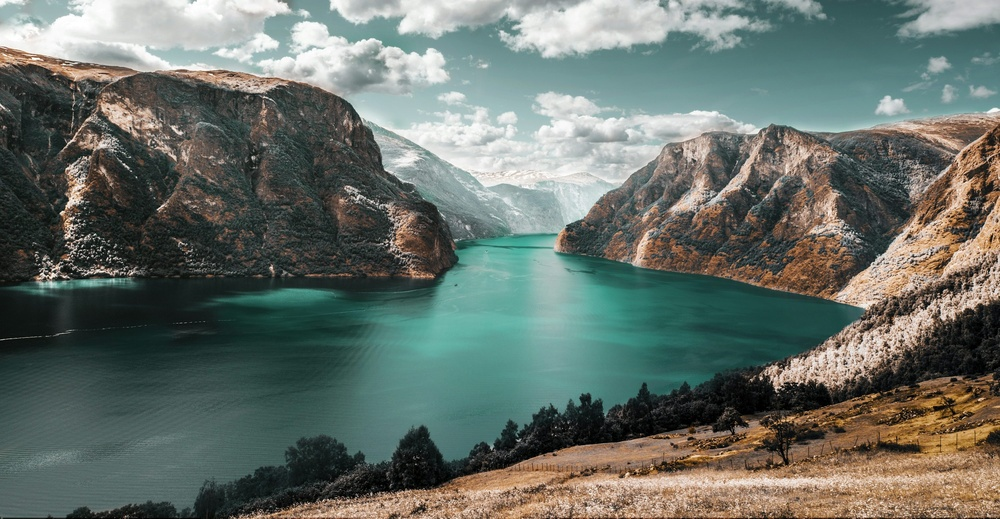
#> input picture Bit Slicing/scene.jpeg, 1000 x 519 px, shrunk from 3000 x 1556 before the run, found by its file name
$ jupyter execute bit_Slicing.ipynb
#> lines starting #> are read from the running program, lines starting #| are printed output that depends on the picture; after the words box and inside, x2 and y2 are one past the last pixel; in counts of white or black regions, pixels touching at a corner belong together
[cell 1]
import cv2
import numpy as np
import matplotlib.pyplot as plt

# Load the image in grayscale
img = cv2.imread('/content/scene.jpeg', cv2.IMREAD_GRAYSCALE)
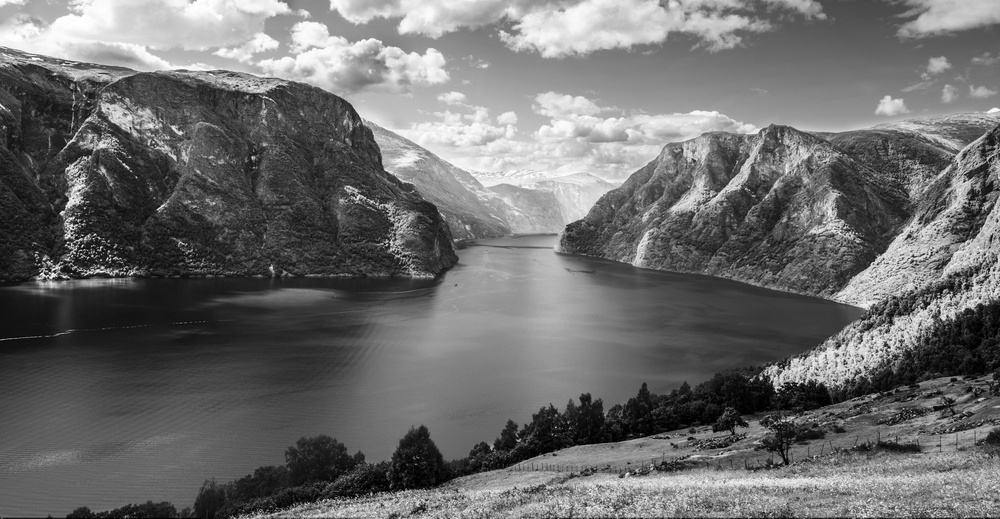
#> img: shape (519, 1000); min 0, max 255, mean 108.8

# Verify if the image was loaded properly
if img is None:
    print("Failed to load the image.")
else:
    print("Image loaded successfully.")

# Create a list to hold the bit planes
bit_planes = []

# Extract and store each of the 8 bit planes
for bit in range(8):
    # Create an array for the bit plane
    bit_plane = np.zeros_like(img)

    # Isolate the bit plane using bitwise operations
    bit_plane = cv2.bitwise_and(img, 1 << bit)

    # Convert non-zero elements to 255 for visualization
    bit_plane = np.where(bit_plane > 0, 255, 0).astype(np.uint8)

    # Append the bit plane to the list
    bit_planes.append(bit_plane)
#> this loop made 8 passes
#> pass 1, `bit_plane = cv2.bitwise_and(img, 1 << bit)`:
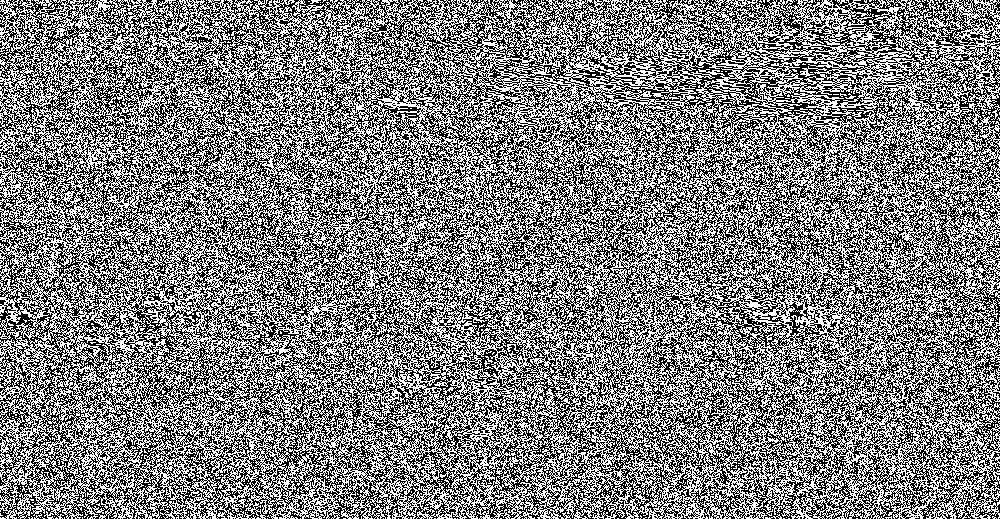
#> bit_plane: shape (519, 1000); values 0 (black) and 1 (white), 49.9% white in thin lines or dots
#> pass 2, `bit_plane = cv2.bitwise_and(img, 1 << bit)`:
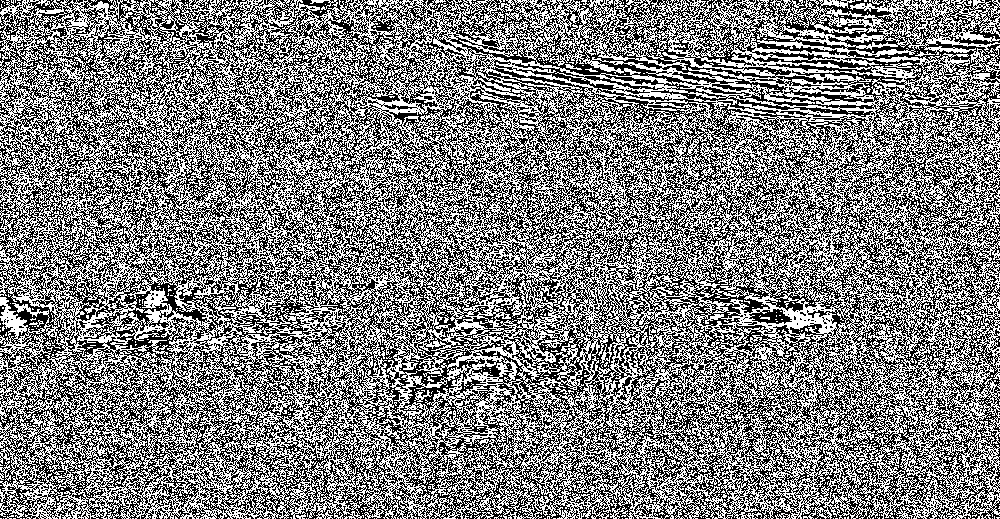
#> bit_plane: shape (519, 1000); values 0 (black) and 2 (white), 50% white in thin lines or dots
#> after the loop, bit_planes = 8 items

# Display the 8 bit planes in a 2x4 grid
fig, axes = plt.subplots(2, 4, figsize=(20, 10))
axes = axes.ravel()  # Flatten the array of axes

for bit in range(8):
    axes[bit].imshow(bit_planes[bit], cmap='gray')
    axes[bit].set_title(f'Bit Plane {bit}')
    axes[bit].axis('off')  # Remove axis ticks

plt.tight_layout()  # Adjust layout for better fit
plt.show()
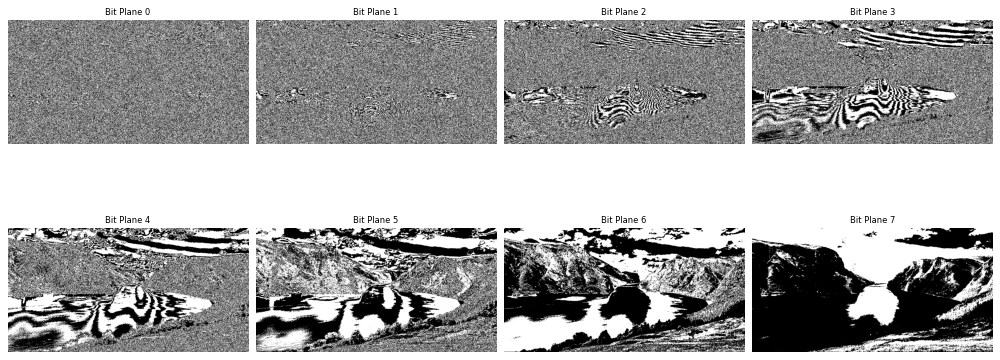
#> figure drawn by matplotlib, 8 panels

# Reconstruct the image using the higher bit planes (4 to 7)
reconstructed_img = np.zeros_like(img)

for bit in range(4, 8):
    # Reconstruct the image by summing the weighted bit planes
    reconstructed_img += bit_planes[bit] * (1 << bit)
#> this loop made 4 passes
#> pass 1, `reconstructed_img += bit_planes[bit] * (1 << bit)`:
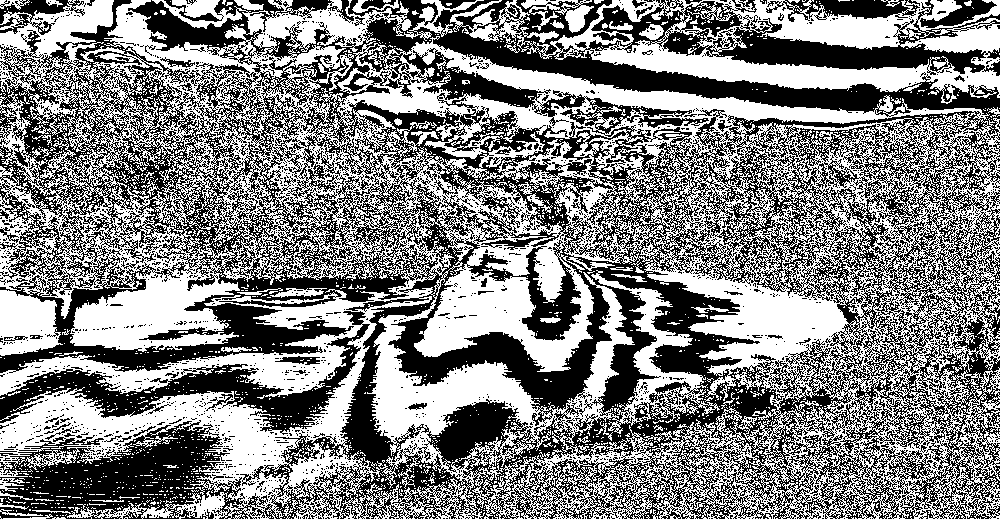
#> reconstructed_img: shape (519, 1000); values 0 (black) and 240 (white), 51.1% white; 2349 black regions (2277 under 20 px), largest, box (x1, y1, x2, y2) and area: (0, 0, 1000, 519) 231272, (0, 311, 370, 435) 9185, (766, 0, 920, 22) 1826
#> pass 2, `reconstructed_img += bit_planes[bit] * (1 << bit)`:
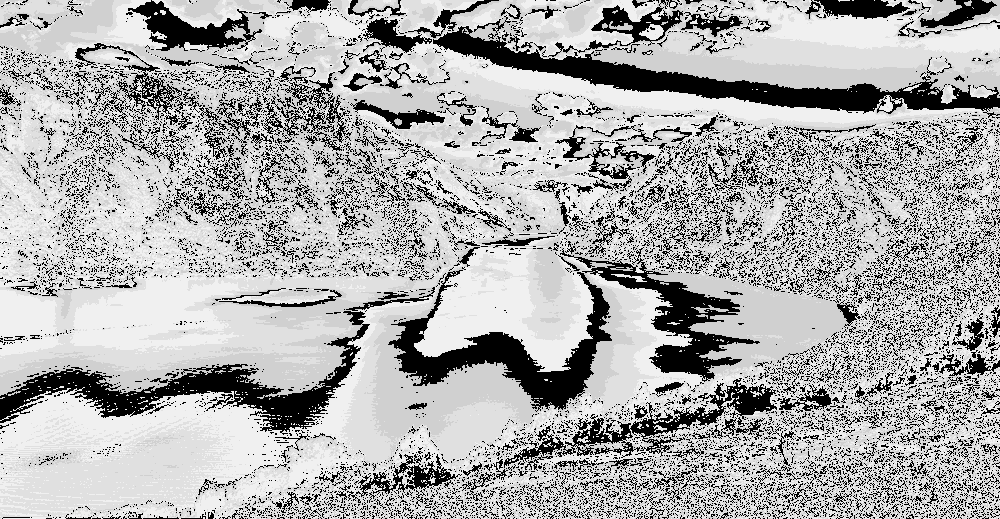
#> reconstructed_img: shape (519, 1000); min 0, max 240, mean 173.3
#> pass 3, `reconstructed_img += bit_planes[bit] * (1 << bit)`:
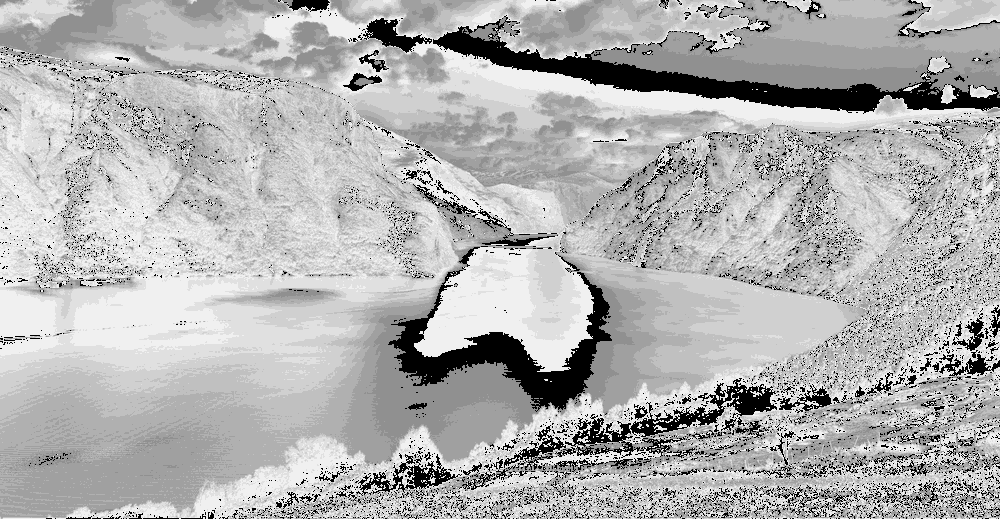
#> reconstructed_img: shape (519, 1000); min 0, max 240, mean 177.1
#> after the loop:
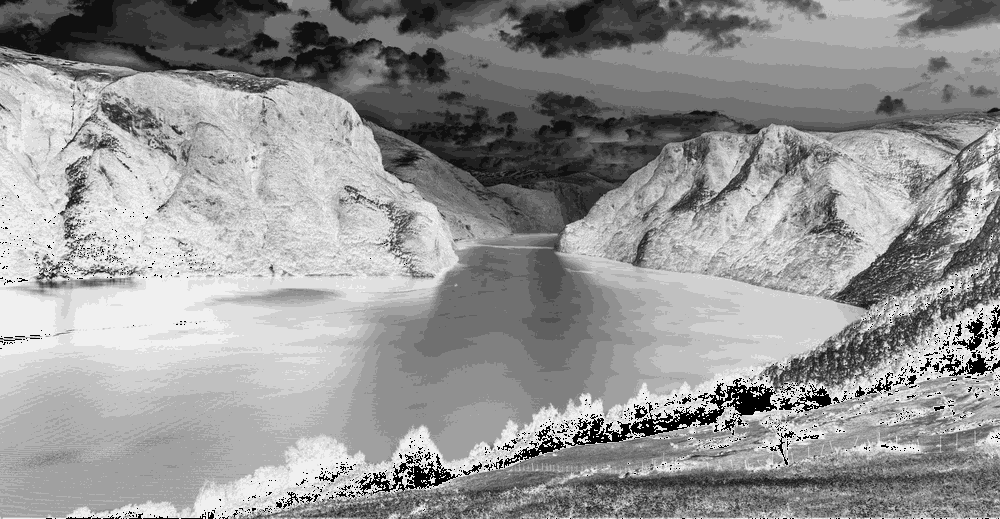
#> reconstructed_img: shape (519, 1000); min 0, max 240, mean 149.5

# Display the reconstructed image
plt.figure(figsize=(10, 7))
plt.imshow(reconstructed_img, cmap='gray')
plt.title('Reconstructed Image Using Bit Planes 4 to 7')
plt.axis('off')
plt.show()

$ run again, with Bit Slicing/bitPlane0-7.png saved as Bit Slicing/scene.jpeg
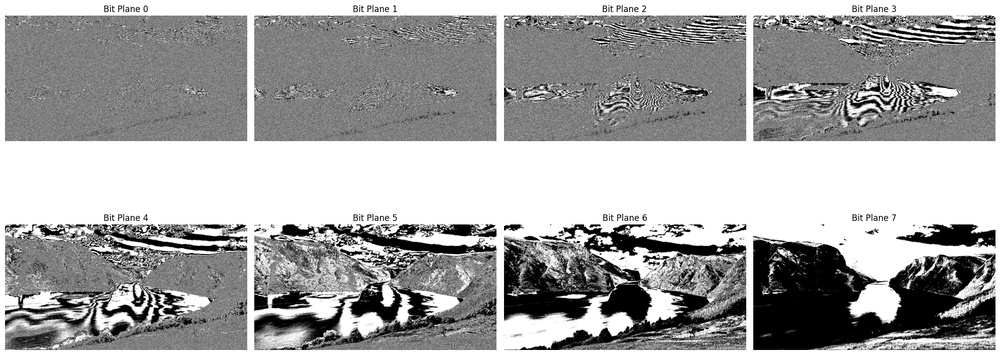
#> input picture Bit Slicing/bitPlane0-7.png, 1000 x 355 px, shrunk from 1990 x 707 before the run, found by its file name
#> img is the input picture: shape (355, 1000); min 0, max 255, mean 163.5
#> the loop `for bit in range(8):` made 8 passes
#> pass 1, `bit_plane = cv2.bitwise_and(img, 1 << bit)`:
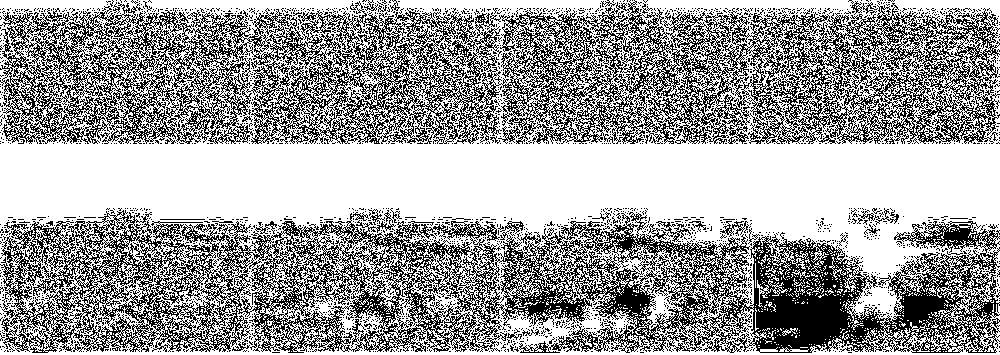
#> bit_plane: shape (355, 1000); values 0 (black) and 1 (white), 62.6% white; black in thin lines or dots
#> after the loop `for bit in range(8):`: bit_planes = 8 items
#> after the loop `for bit in range(4, 8):`:
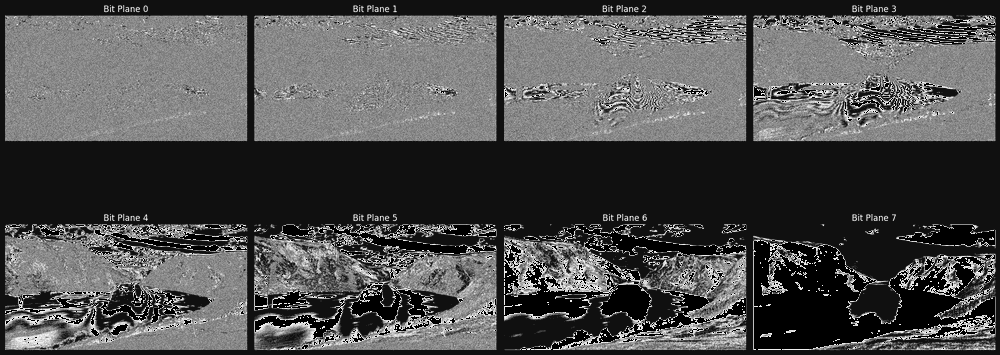
#> reconstructed_img: shape (355, 1000); min 0, max 240, mean 79.2
